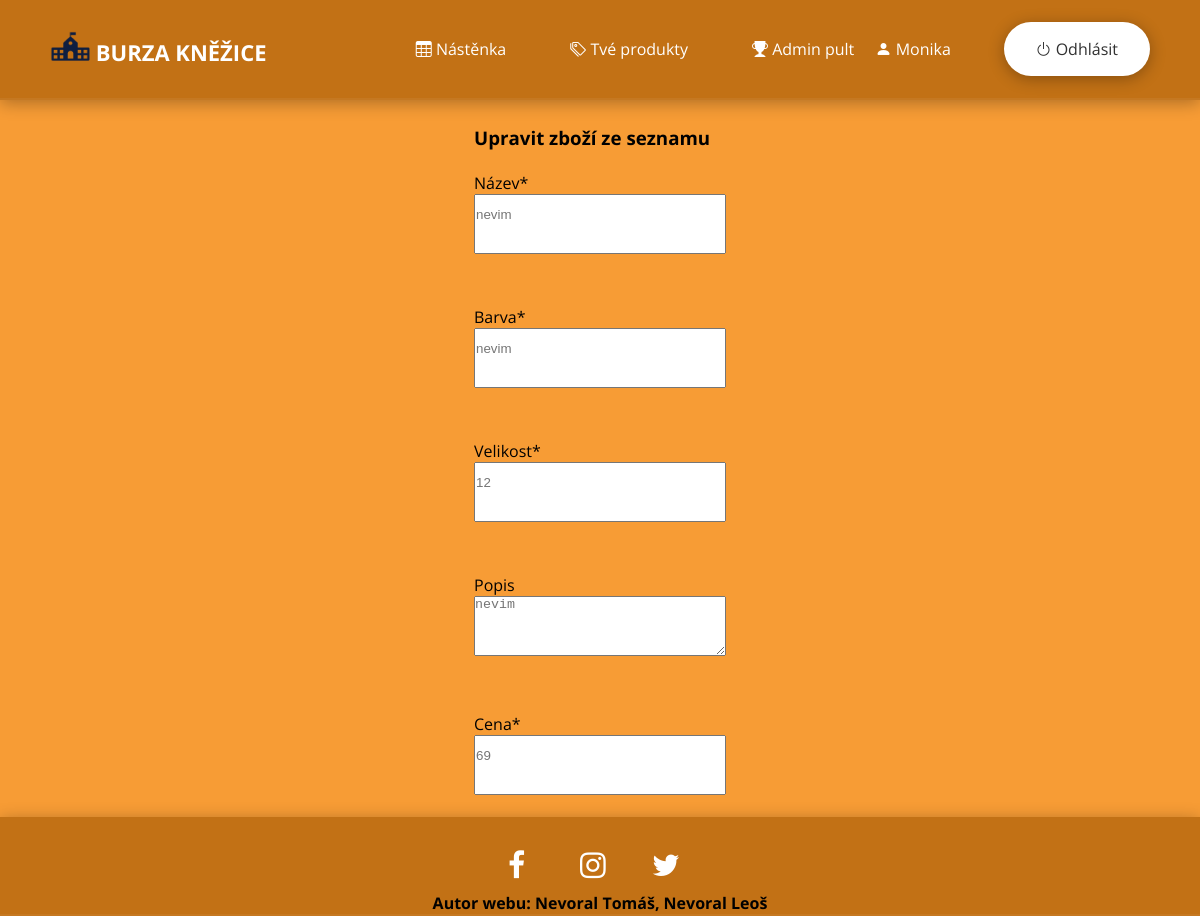
Before: /create_product/1 (signed in) with the older database file.
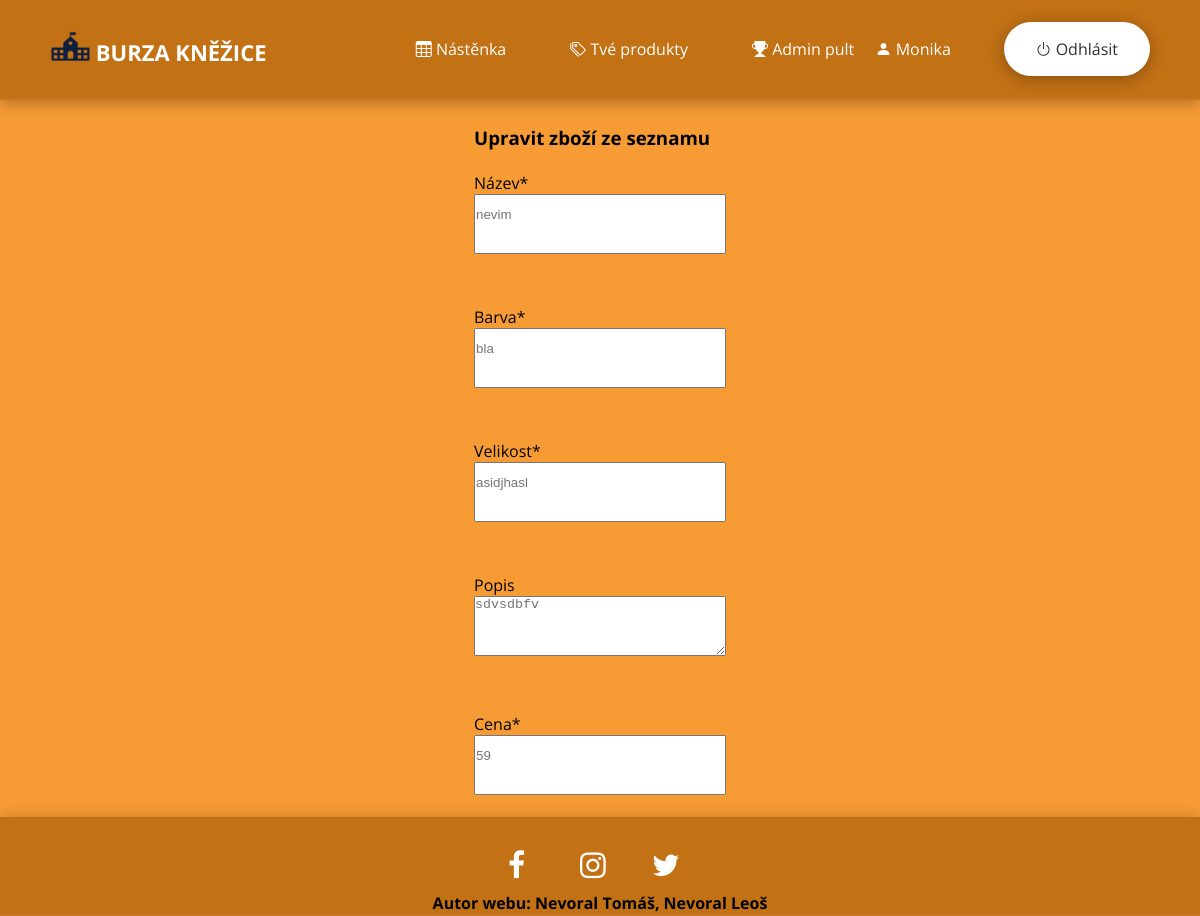
After: the same page with the newer database file.
### web/models.py (models this page shows)
class Post(db.Model):
    id = db.Column(db.Integer, primary_key=True)
    bring = db.Column(db.Boolean, nullable=False)
    date_created = db.Column(db.DateTime(timezone=True), default=func.now())
    label = db.Column(db.Text, nullable=False)
    name = db.Column(db.String(150))
    color = db.Column(db.String(150))
    size = db.Column(db.String(150))
    price = db.Column(db.String(150))
    status = db.Column(db.Boolean, nullable=False)
    author = db.Column(db.Integer, db.ForeignKey(
        'user.id', ondelete="CASCADE"), nullable=False)

### web/views.py (the view, shortened to what this page needs)
@views.route("/create_product/<id>", methods=['GET', 'POST'])
@login_required
def update_product(id):
    post = Post.query.filter_by(id=id).first()
    return render_template('create_page.html', user=current_user, post=post)

### web/__init__.py (called while the page is built)
def create_app():
    app =  Flask(__name__)
    toastr = Toastr(app)
    app.config['SECRET_KEY'] = 'idontcare'
    app.config['SQLALCHEMY_DATABASE_URI'] = f'sqlite:///{DB_NAME}'
    app.config['SQLALCHEMY_TRACK_MODIFICATIONS'] = True
    db.init_app(app)
    from .views import views
    app.register_blueprint(views, url_prefix="/")
    from .auth import auth
    app.register_blueprint(auth, url_prefix="/")
    from .models import User, Post
    create_database(app)
    login_manager = LoginManager()
    login_manager.login_view = "auth.login"
    login_manager.init_app(app)
    @login_manager.user_loader
    def load_user(id):
        return User.query.get(int(id))
    return app

### web/flash_toastr/__init__.py (called while the page is built)
    @staticmethod
    def include_toastr_js(version=None, js_filename=None):
        if version is None:
            version = current_app.config.get('TOASTR_VERSION')
        if js_filename is None:
            js_filename = current_app.config.get('TOASTR_JS_FILENAME')
        js = '<script src="//cdnjs.cloudflare.com/ajax/libs/' \
             'toastr.js/{0}/{1}"></script>\n'.format(version, js_filename)
        return Markup(js)

### web/templates/create_page.html (shortened to what this page needs)
{% extends "base.html" %}
{% block content %}
<div class = "log_reg">
  {% if not post %}
    <h3>Přidat nové zboží do seznamu</h3>
  {% else %}
    <h3>Upravit zboží ze seznamu</h3>
  {% endif %}
  <br />
  <form method="POST">
    <div class="form-group">
      <div class="input-group">
        <span class="input-group-text"
          id="basic-addon1">
          <label>Název*</label>
        </span>
        <input class="form-control"
          type="text"
          id="name"
          name="name"
          {% if not post %}
            placeholder="Název předmětu"
          {% else %}
            placeholder="{{post.name}}"
          {% endif %}>
      </div>
      <br />
      <div class="input-group">
        <span class="input-group-text"
          id="basic-addon1">
          <label>Barva*</label>
        </span>
        <input class="form-control"
          type="text"
          id="color"
          name="color"
          {% if not post %}
            placeholder="Barva předmětu"
          {% else %}
            placeholder="{{post.color}}"
          {% endif %}>
      </div>
      <br />
      <div class="input-group">
        <span class="input-group-text"
          id="basic-addon1">
          <label>Velikost*</label>
        </span>
        <input class="form-control"
          type="text"
          id="size"
          name="size"
          {% if not post %}
            placeholder="Vložte velikost"
          {% else %}
            placeholder="{{post.size}}"
          {% endif %}>
      </div>
      <br />
      <div class="input-group">
        <span class="input-group-text"
          id="basic-addon1">
          <label>Popis</label>
        </span>
        <textarea class="form-control"
          name="label"
          id="label"
          {% if not post %}
            placeholder="Napište popisek"
          {% else %}
            placeholder="{{post.label}}"
          {% endif %}
        ></textarea>
      </div>
      <br />
      <div class="input-group">
        <span class="input-group-text"
          id="basic-addon1">
          <label>Cena*</label>
        </span>
        <input class="form-control"
          type="text"
          id="price"
          name="price"
          {% if not post %}
            placeholder="Zadejte cenu"
          {% else %}
            placeholder="{{post.price}}"
          {% endif %}>
      </div>
      {% if not not post %}
        {% if user.status == 'admin' %}
          <br />
          <div>
            <a href="/sold/{{post.id}}">
              <button class="btn btn-default"
                id = "sellbutton"
                type="button">
              </button>
            </a>
            <a href="/bring/{{post.id}}">
              <button class="btn btn-default"
                id = "bringbutton"
                type="button">
              </button>
            </a>
          </div>
        {% endif %}
      {% endif %}
      <div>
        <button class="btn btn-default"
        id = "button1"
        type="submit">
      </button>
      </div>
    </div>
  </form>
</div>
{% endblock %}

Changed rows visible on the page:
changed Post "nevim": color "nevim" → "bla"; size "12" → "asidjhasl"; label "nevim" → "sdvsdbfv"; price "69" → "59"
